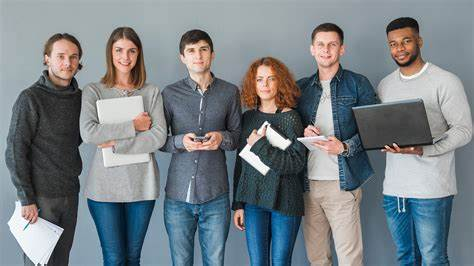
#> input picture personas.jpg, 474 x 266 px
$ python face_detector.py
#> lines starting #> are read from the running program, lines starting #| are printed output that depends on the picture; after the words box and inside, x2 and y2 are one past the last pixel; in counts of white or black regions, pixels touching at a corner belong together
import cv2
import numpy as np

faceClassif=cv2.CascadeClassifier('face_detector.xml')

image =cv2.imread('personas.jpg')
#> image is the input picture: shape (266, 474, 3); mean B, G, R 132.8, 127.8, 120.4
gray=cv2.cvtColor(image,cv2.COLOR_BGR2GRAY)
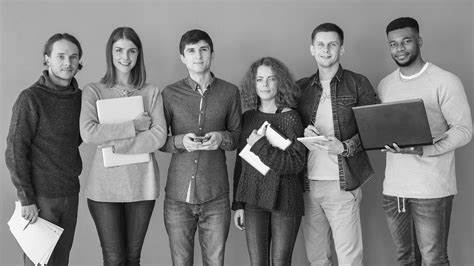
#> gray: shape (266, 474); min 1, max 255, mean 126.1

faces=faceClassif.detectMultiScale(gray,scaleFactor=1.1,minNeighbors=5,minSize=[30,30],maxSize=[200,200])
#> faces = [[307, 29, 41, 41], [384, 30, 35, 35], [107, 36, 37, 37], [178, 36, 40, 40], [48, 42, 38, 38], [249, 66, 34, 34]]

for (x,y,w,h) in faces:
    cv2.rectangle(image,(x,y),(x+w,y+h),(0,0,255))
#> this loop made 6 passes
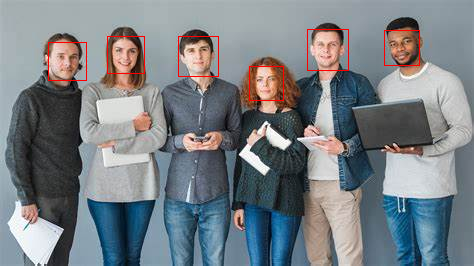
#> image: shape (266, 474, 3); 0.71% of pixels changed, all inside (x1, y1, x2, y2) = (48, 29, 420, 101)
cv2.imshow('imagen',image)
cv2.waitKey(0)
cv2.destroyAllWindows()

#cap= cv2.VideoCapture()
